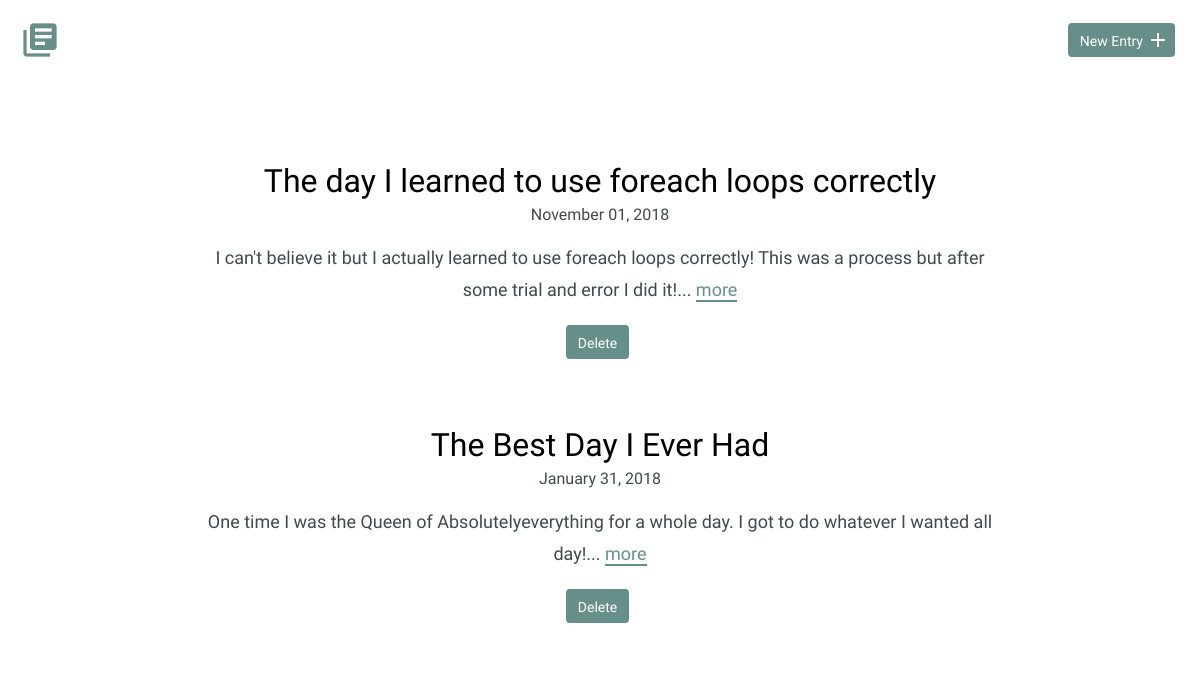
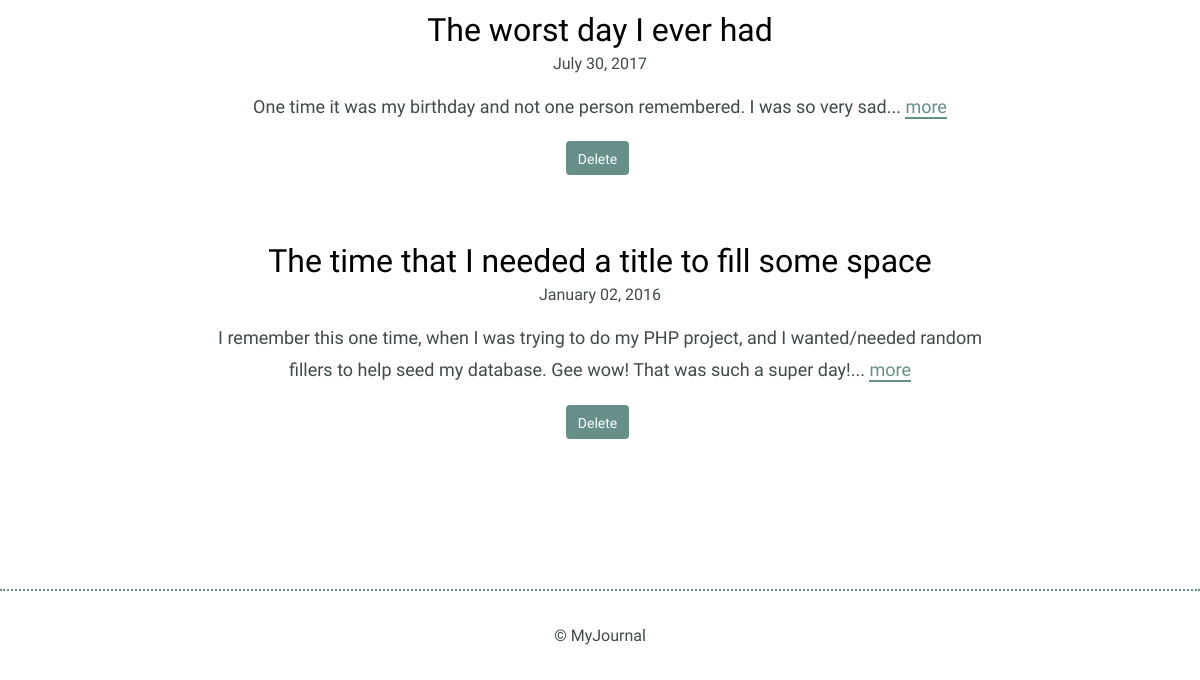
/, run on an earlier commit of the app's database (2 pictures, top to bottom).
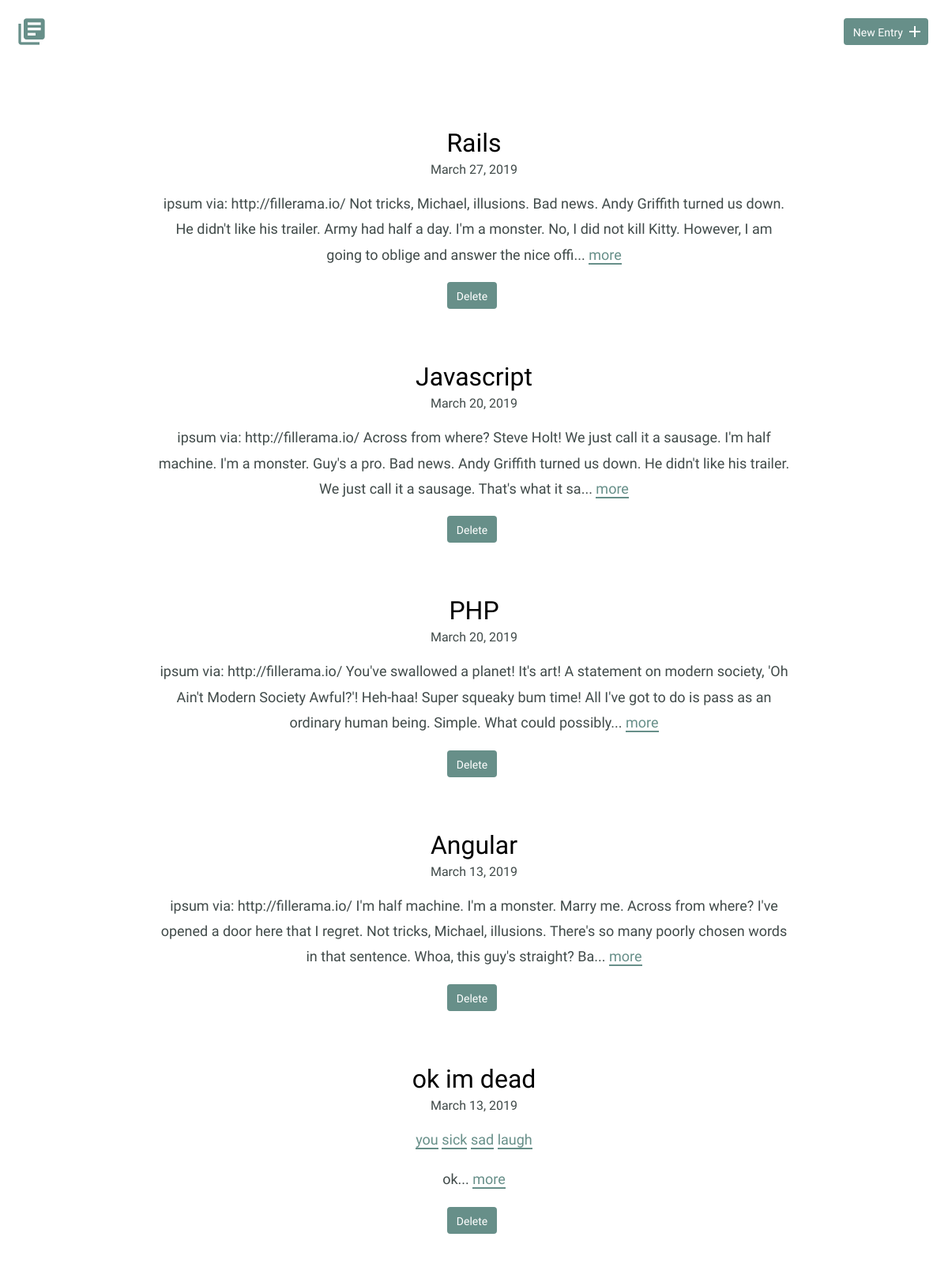
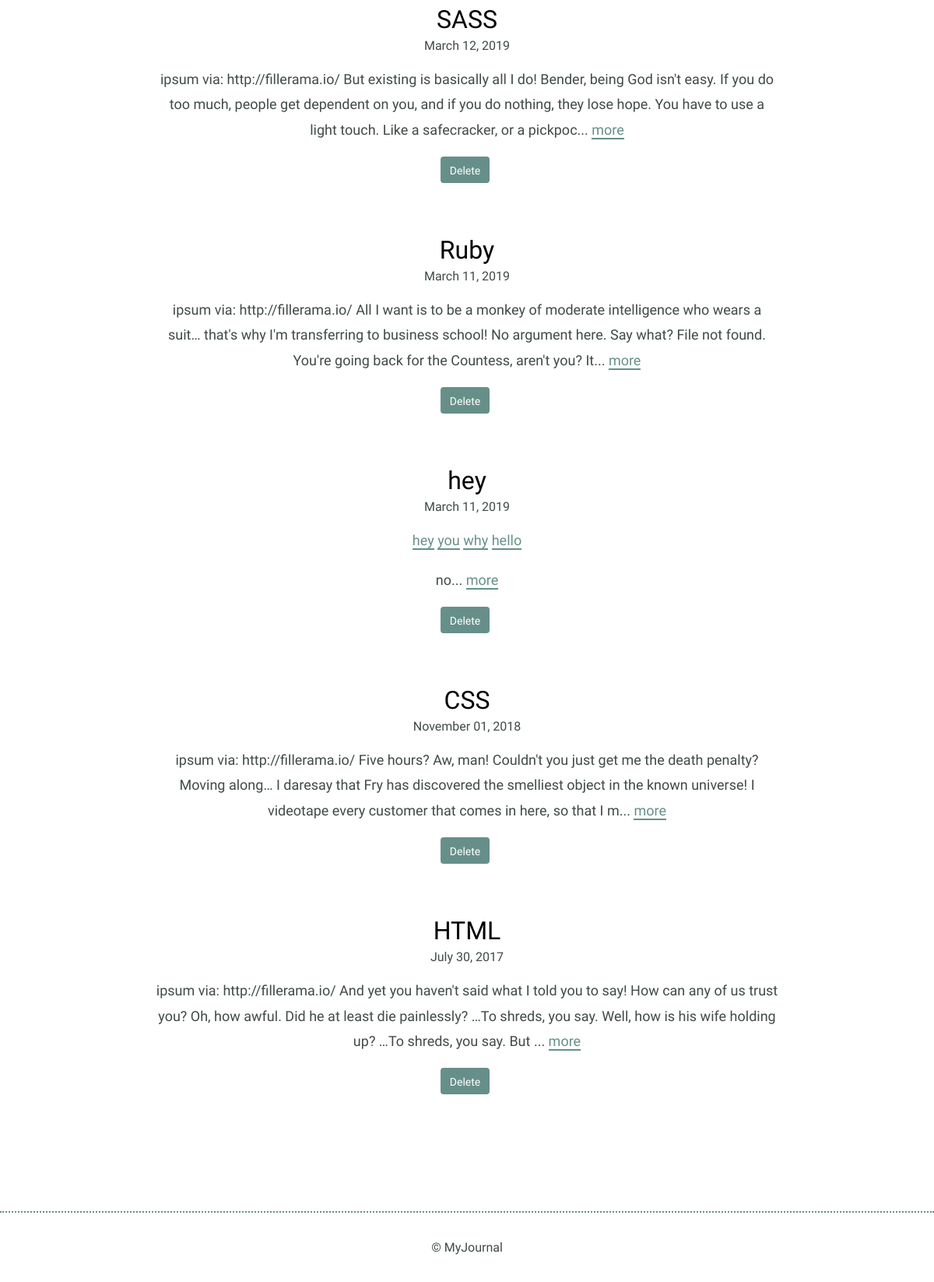
And on a later commit of the database (2 pictures, top to bottom).
### tables this page shows
CREATE TABLE "entries" (
	`id`	INTEGER,
	`title`	TEXT,
	`date`	TEXT,
	`time_spent`	INTEGER,
	`learned`	BLOB,
	`resources`	BLOB,
	PRIMARY KEY(`id`)
);

### inc/functions.php (called while the page is built, shortened)
<?php
function get_journal_entry_list() {
  include 'connection.php';
  try {
    return $db->query('SELECT * FROM entries ORDER BY date DESC');
  } catch (Exception $e) {
    echo $e->getMessage();
    return array();
  }
}
function get_tags_for_entry($entry_id) {
  include 'connection.php';
  $sql = 'SELECT tags.name, tags.id
          FROM tags
          JOIN entry_tags ON tags.id = entry_tags.tag_id
          WHERE entry_tags.entry_id = ?';
  try {
    $results = $db->prepare($sql);
    $results->bindValue(1, $entry_id, PDO::PARAM_INT);
    $results->execute();
  } catch (Exception $e) {
    echo $e->getMessage();
    return false;
  }
  return $results;
}

### index.php (the view, shortened to what this page needs)
<?php
require_once "inc/functions.php";
include "inc/header.php";
?>
  <div class="entry-list">
    <?php
      foreach (get_journal_entry_list() as $entry) {
        echo "<article>";
        echo "<h2><a href='detail.php?id=" .$entry['id']. "'>".$entry['title']."</a></h2>";
        echo "<time datetime=" .$entry['date']. ">" .strftime("%B %d, %Y", strtotime($entry['date'])). "</time>";
        echo "<p class='tag-list'>";
          foreach (get_tags_for_entry($entry['id']) as $tag) {
            echo "<a href='tag.php?id=" .$tag['id']. "'>" .$tag['name']. "</a> ";
          }
        echo "</p>";
        echo "<p>" .substr($entry['learned'], 0, 250). "... <a href='detail.php?id=" .$entry['id']. "'>more</a></p>";
        echo "<form method='post' onsubmit=\"return confirm('Are you sure?');\">";
        echo "<input type='submit' class='button button-danger' value='Delete' />";
        echo "</form>";
        echo "</article>";
      }
    ?>
  </div>
<?php include "inc/footer.php" ?>

### inc/header.php (shortened to what this page needs)
<!DOCTYPE html>
<html>
  <head>
    <link rel="stylesheet" href="css/normalize.css">
    <link rel="stylesheet" href="css/site.css">
  </head>
<body>
  <header>
    <div class="container">
      <div class="site-header">
        <a class="logo" href="index.php"><i class="material-icons">library_books</i></a>
        <a class="button icon-right" href="new.php"><span>New Entry</span> <i class="material-icons">add</i></a>
      </div>
    </div>
  </header>
  <section>
      <div class="container">

### inc/footer.php
      </div>
    </section>
    <footer>
      <div>
        &copy; MyJournal
      </div>
    </footer>
  </body>
</html>

### css/site.css (style rules this page uses)
body { font-size: 16px; color: #404a49; font-family: 'Cousine', serif; font-weight: 400; }
.container { margin: 0 auto; padding: 0 25px; }
header .site-header { margin: 0 auto; height: 95px; }
header .logo i { color: #678f89; margin: 20px 0 0 -5px; float: left; font-size: 40px; }
header .button { float: right; margin: 33px 0 0 0; }
footer { text-align: center; padding: 35px 0; border-top: 2px dotted #678f89; }
.button { padding: 8px 10px 6px 10px; background: #678f89; border: 2px solid #678f89; border-radius: 4px; text-decoration: none; color: #FFF; position: relative; text-align: center; font-size: 14px; }
.button.icon-right { padding-right: 30px; top: -10px; }
.button.icon-right i { position: absolute; top: 3px; right: 3px; }
h1, h2, h3 { margin: 0; font-weight: 400; line-height: 1em; color: #000; }
h2 { font-size: 32px; }
h2 a { text-decoration: none; color: #000; }
p { line-height: 1.8em; font-size: 18px; }
p a { border-bottom: 2px solid #678f89; padding: 0; color: #678f89; text-decoration: none; }
.entry-list, .edit-entry, .new-entry { max-width: 800px; margin: 0 auto; padding: 70px 0 150px 0; }
.entry-list article { margin-bottom: 70px; text-align: center; }
.entry-list article:last-child { margin-bottom: 0; }
.entry-list article h2 { margin-bottom: 8px; }
input[type=submit] { margin-right: 5px; }

What changed in the data, as far as the page shows it:
removed entries: title "The Best Day I Ever Had", date "January 31, 2018", learned "One time I was the Queen of Absolutelyeverything for a whole day. I got to do whatever I wanted all day!"
removed entries: title "The time that I needed a title to fill some space", date "January 02, 2016", learned "I remember this one time, when I was trying to do my PHP project, and I wanted/needed random fillers to help seed my database. Gee wow! That was such a super day!"
added entries: title "Rails", date "March 27, 2019", learned "ipsum via: http://fillerama.io/ Not tricks, Michael, illusions. Bad news. Andy Griffith turned us down. He didn't like his trailer. Army had half a day. I'm a monster. No, I did not kill Kitty. However, I am going to oblige and answer the nice offi"
added entries: title "Javascript", date "March 20, 2019", learned "ipsum via: http://fillerama.io/ Across from where? Steve Holt! We just call it a sausage. I'm half machine. I'm a monster. Guy's a pro. Bad news. Andy Griffith turned us down. He didn't like his trailer. We just call it a sausage. That's what it sa"
added entries: title "PHP", date "March 20, 2019", learned "ipsum via: http://fillerama.io/ You've swallowed a planet! It's art! A statement on modern society, 'Oh Ain't Modern Society Awful?'! Heh-haa! Super squeaky bum time! All I've got to do is pass as an ordinary human being. Simple. What could possibly"
added entries: title "Angular", date "March 13, 2019", learned "ipsum via: http://fillerama.io/ I'm half machine. I'm a monster. Marry me. Across from where? I've opened a door here that I regret. Not tricks, Michael, illusions. There's so many poorly chosen words in that sentence. Whoa, this guy's straight? Ba"
added entries: title "ok im dead", date "March 13, 2019", name "you", name "sick", name "sad", name "laugh", learned "ok"
added entries: title "SASS", date "March 12, 2019", learned "ipsum via: http://fillerama.io/ But existing is basically all I do! Bender, being God isn't easy. If you do too much, people get dependent on you, and if you do nothing, they lose hope. You have to use a light touch. Like a safecracker, or a pickpoc"
added entries: title "Ruby", date "March 11, 2019", learned "ipsum via: http://fillerama.io/ All I want is to be a monkey of moderate intelligence who wears a suit… that's why I'm transferring to business school! No argument here. Say what? File not found. You're going back for the Countess, aren't you? It"
added entries: title "hey", date "March 11, 2019", name "hey", name "you", name "why", name "hello", learned "no"
changed entries: title "The day I learned to use foreach loops correctly" → "CSS"; learned "I can't believe it but I actually learned to use foreach loops correctly! This was a process but after some trial and error I did it!" → "ipsum via: http://fillerama.io/ Five hours? Aw, man! Couldn't you just get me the death penalty? Moving along… I daresay that Fry has discovered the smelliest object in the known universe! I videotape every customer that comes in here, so that I m"
changed entries: title "The worst day I ever had" → "HTML"; learned "One time it was my birthday and not one person remembered. I was so very sad" → "ipsum via: http://fillerama.io/ And yet you haven't said what I told you to say! How can any of us trust you? Oh, how awful. Did he at least die painlessly? …To shreds, you say. Well, how is his wife holding up? …To shreds, you say. But"
